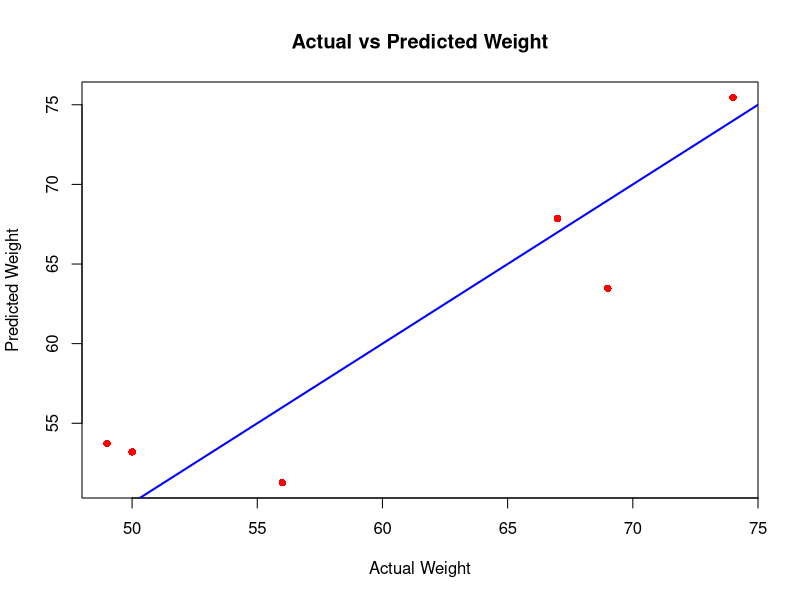
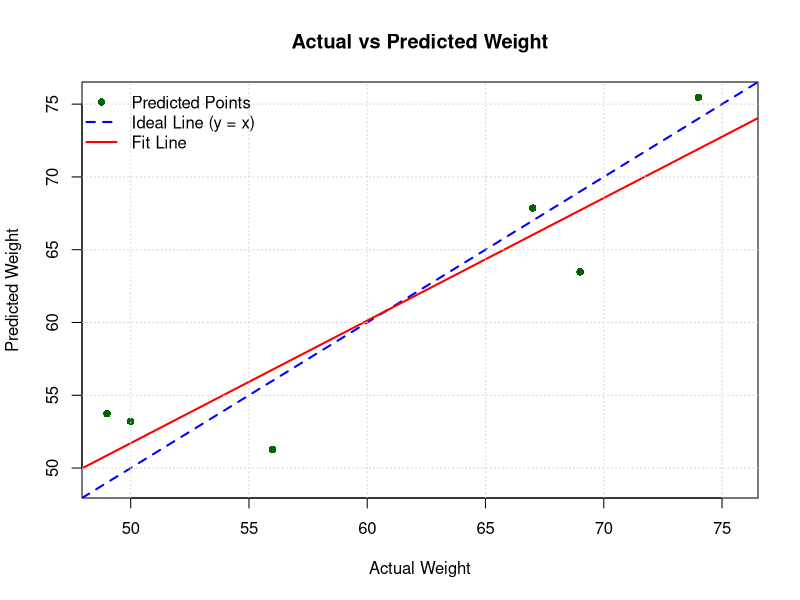

Generate these figures, in order, with R:
#Exp:7
#Q. MULTIPLE REGRESSION MODEL 
#Apply multiple regression if data have continuous independent variables. Apply on above dataset
#R code:
  # Create dataset
  df <- data.frame(
    age = c(33, 45, 39, 27, 45, 65),
    gender = c(0, 1, 0, 1, 1, 1),
    height = c(5.5, 5.1, 6, 6.6, 6.9, 7),
    weight = c(56, 67, 49, 50, 69, 74)
  )

# View dataset and dimensions
df
dim(df)

# Create multiple regression model
model <- lm(weight ~ age + gender + height, data = df)
summary(model)

# Predict for a new data point
tst <- data.frame(age = 46, gender = 0, height = 5.6)
prdct <- predict(model, tst)
print(prdct)

tst <- data.frame(age = 40, gender = 1, height = 5.9)
prdct <- predict(model, tst)
print(prdct)

tst <- data.frame(age = 42, gender = 0, height = 5.4)
prdct <- predict(model, tst)
print(prdct)

tst <- data.frame(age = 43, gender = 01, height = 5.3)
prdct <- predict(model, tst)
print(prdct)

tst <- data.frame(age = 47, gender = 0, height = 5.7)
prdct <- predict(model, tst)
print(prdct)

# Predict for existing data
prdct_value <- predict(model, df)
prdct_value

# Plot actual vs predicted
plot(df$weight, prdct_value, col = "red", pch = 16,
     xlab = "Actual Weight", ylab = "Predicted Weight",
     main = "Actual vs Predicted Weight")
abline(a = 0, b = 1, col = "blue", lwd = 2)

# Calculate RMSE (Root Mean Squared Error)
err <- sqrt(mean((df$weight - prdct_value)^2))
err







# Plot Actual vs Predicted values
plot(df$weight, prdct_value, 
     col = "darkgreen", pch = 16,
     xlab = "Actual Weight", ylab = "Predicted Weight",
     main = "Actual vs Predicted Weight",
     xlim = range(c(df$weight, prdct_value)),
     ylim = range(c(df$weight, prdct_value)))

# Add identity line (perfect predictions line)
abline(a = 0, b = 1, col = "blue", lwd = 2, lty = 2)

# Add regression line between actual and predicted
fit_line <- lm(prdct_value ~ df$weight)
abline(fit_line, col = "red", lwd = 2)

# Add grid and legend
grid()
legend("topleft", legend = c("Predicted Points", "Ideal Line (y = x)", "Fit Line"),
       col = c("darkgreen", "blue", "red"), pch = c(16, NA, NA),
       lty = c(NA, 2, 1), lwd = c(NA, 2, 2), bty = "n")

# Calculate RMSE (Root Mean Squared Error)
err <- sqrt(mean((df$weight - prdct_value)^2))
print(paste("RMSE:", round(err, 2)))
